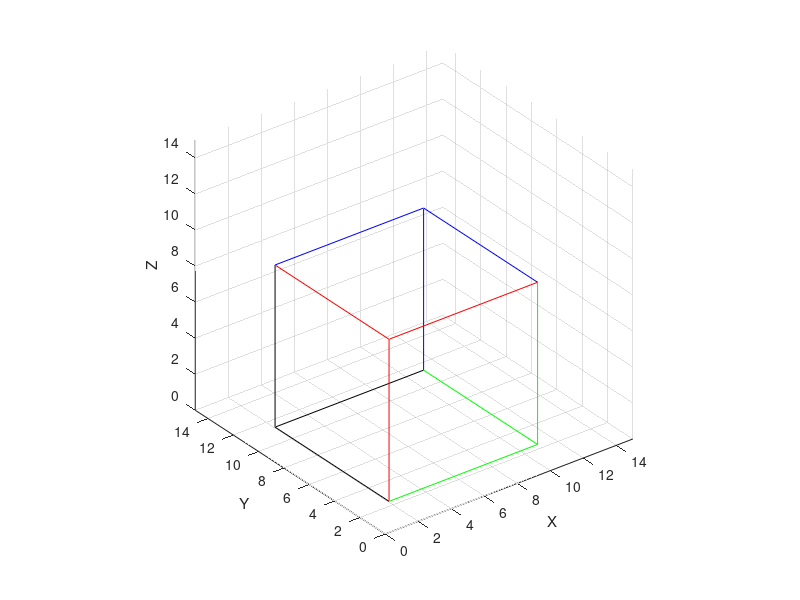

This chart was generated by the following MATLAB code:
%Se trata de dibujar un cubo con la experiencia de Lineas2d.m
%Se tienen los puntos (8 puntos) con sus coordenadas x,y,z
%Se tiene una propuesta de 4 componentes de 3 lineas cada uno.
%Puede haber otras combinaciones. En este caso, se tienen
%A) del nodo 1 al 2 al 4 y al 5
%B) del nodo 3 al 2 al 4 y al 7
%C) del nodo 6 al 2 al 5 y al 7
%D) del nodo 8 al 4 al 5 y al 7
x=[10 1 1 10 10 1 1 10]; %coordenadas x(1) a x(8)
y=[10 10 10 10 1 1 1 1]; %coordenadas y(1) a y(8)
z=[10 10 1 1 10 10 1 1]; %coordenadas z(1) a z(8)
%Comp A
xdA=[x(1) x(1) x(1);x(2) x(4) x(5)];
ydA=[y(1) y(1) y(1);y(2) y(4) y(5)];
zdA=[z(1) z(1) z(1);z(2) z(4) z(5)];
plot3(xdA,ydA,zdA,'b')
axis equal
axis([0 15 0 15 0 15])
xlabel('X'),ylabel('Y'),zlabel('Z')
grid on
hold on
pause(2)
xdB=[x(3) x(3) x(3);x(2) x(4) x(7)];
ydB=[y(3) y(3) y(3);y(2) y(4) y(7)];
zdB=[z(3) z(3) z(3);z(2) z(4) z(7)];
plot3(xdB,ydB,zdB,'k')
pause(2)
xdC=[x(6) x(6) x(6);x(2) x(5) x(7)];
ydC=[y(6) y(6) y(6);y(2) y(5) y(7)];
zdC=[z(6) z(6) z(6);z(2) z(5) z(7)];
plot3(xdC,ydC,zdC,'r')
pause(2)
xdD=[x(8) x(8) x(8);x(4) x(5) x(7)];
ydD=[y(8) y(8) y(8);y(4) y(5) y(7)];
zdD=[z(8) z(8) z(8);z(4) z(5) z(7)];
plot3(xdD,ydD,zdD,'g')